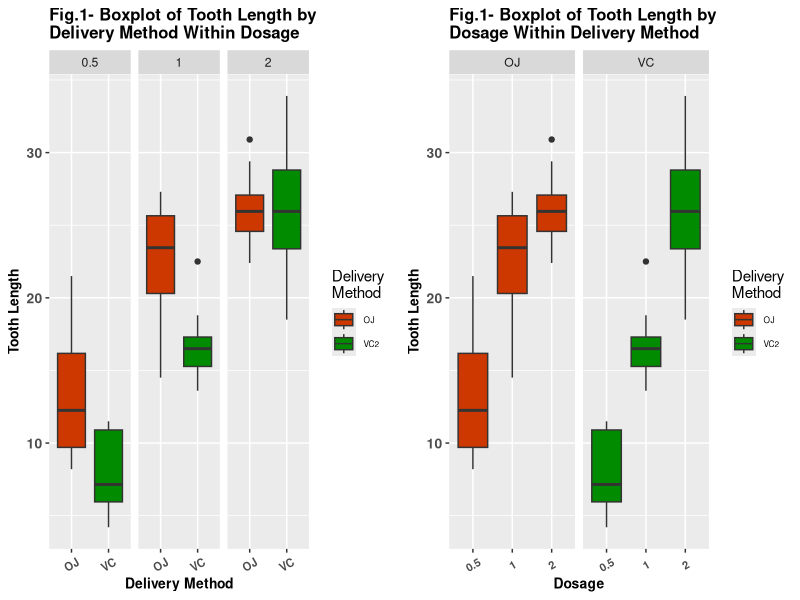

Generate this figure with R: (Note: this script raises an error after producing the figure.)
library(ggplot2)
library(gridExtra)
library(dplyr)
library(datasets)

## Load "ToothGrowth" dataset into dataframe and summarize
df <- ToothGrowth
summary(df)
## Change variable names within dataframe for better understanding and summarize
names(df) <- c("Tooth.Length", "Delivery.Method", "Dosage")
summary(df)

## Simple boxplot to see if tooth length trends are similar across delivery methods within dosage
box1 <- ggplot(data=df) + geom_boxplot(aes(x=Delivery.Method, y=Tooth.Length, fill=Delivery.Method)) +
    scale_fill_manual(name="Delivery\nMethod",
                        breaks=c("OJ", "VC"),
                        labels=c("OJ", "VC2"),
                        values=c("orangered3", "green4")) +
    labs(title="Fig.1- Boxplot of Tooth Length by\nDelivery Method Within Dosage", x="Delivery Method", y="Tooth Length") +
    theme(axis.text.x=element_text(angle=30, vjust=0.5, size=8, face="bold"),
          axis.text.y=element_text(size=10, face="bold"),
          axis.title=element_text(size=10, face="bold"),
          plot.title=element_text(size=12, face="bold"),
          legend.text=element_text(size=6)) +
    facet_grid(. ~ Dosage)

## Simple boxplot to see if tooth length trends are similar across dosage within delivery methods
box2 <-ggplot(data=df) + geom_boxplot(aes(x=as.factor(Dosage), y=Tooth.Length, fill=Delivery.Method))  +
    scale_fill_manual(name="Delivery\nMethod",
                      breaks=c("OJ", "VC"),
                      labels=c("OJ", "VC2"),
                      values=c("orangered3", "green4")) +labs(title="Fig.1- Boxplot of Tooth Length by\nDosage Within Delivery Method", x="Dosage", y="Tooth Length") +
    theme(axis.text.x=element_text(angle=30, vjust=0.5, size=8, face="bold"),
          axis.text.y=element_text(size=10, face="bold"),
          axis.title=element_text(size=10, face="bold"),
          plot.title=element_text(size=12, face="bold"),
          legend.text=element_text(size=6)) +
    facet_grid(. ~ Delivery.Method)

grid.arrange(box1, box2, ncol=2)

## Evalaute differences in delivery method for teeth length across dosage
delivery.t <- t.test(Tooth.Length ~ Delivery.Method, paired=FALSE, alternative="two.sided", data=df)


## Set up variables for dosage and delivery method.
dosages <- c(0.5, 1, 2)
deliverys <- c("OJ", "VC")

## Loop to evaluate effect of delivery method within same dosage
for(i in 1:length(dosages)){
    df.temp <- df[df$Dosage == dosages[i], ]
    t.test.temp <- t.test(Tooth.Length ~ Delivery.Method, data=df.temp)
    print(paste0("Comparison of delivery mechanism t-test of ", dosages[i], "mg dosage"))
    ifelse(t.test.temp$p.value <= 0.05, 
           print(paste0("Since p-value of t-test is less than 0.05 we reject the Null ", 
                        "hypothesis that delivery mechanisms are the same for ", 
                        dosages[i], "mg dosage")),
           print(paste0("Since p-value of t-test is not less than 0.05 we fail to reject ", 
                        "the Null hypothesis that delivery mechansisms are the same for ", 
                        dosages[i], "mg dosage")))
    print(t.test.temp)
}
